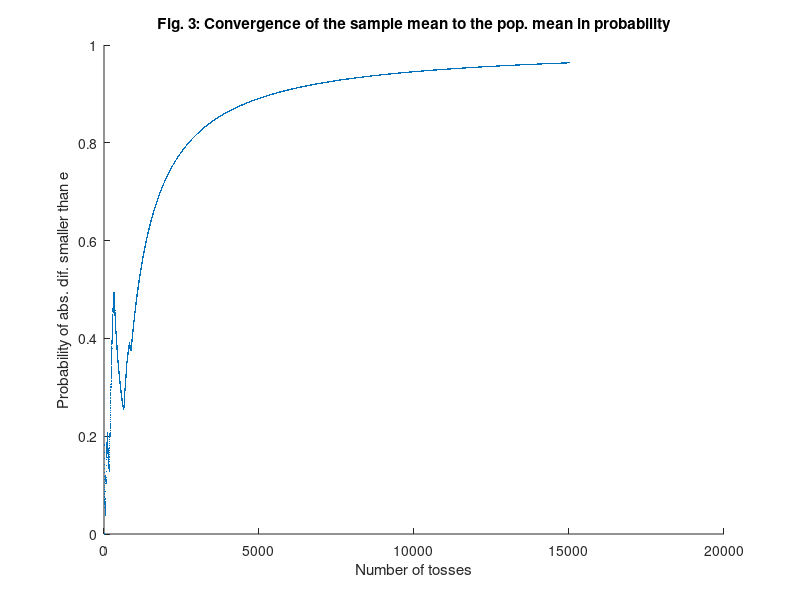

This figure's MATLAB source:
% Empirical exercise - Understanding the LLN using coin toss simulation

% 1. Aim of the exercise
% Understanding the law of large numbers using coin toss simulation. 

% 2. Convergence of the sample mean of coin tosses to the population mean

%% 2.1. Clear the memory
clear;

% 2.2. Set the number of tosses
N_tosses = 15000; % What would happen if you increase this number? 

% 2.3. Create a sequence of tosses
sequence_of_tosses = randi([0,1],[N_tosses,1]); % The same sequence has to be used throughout the exercise. 

% 2.4. Create the sequence of sample means of cumulating tosses in the sequence of tosses
mean_sample = NaN(N_tosses,1); % Create an empty matrix for storing the sequence of sample means of cumulating tosses in the sequence of tosses

for i = 1:N_tosses
    mean_sample(i,1) = mean(sequence_of_tosses(1:i,1));
end

% 2.5. Define the population mean
mean_population = 0.5; 

% 2.6. Plot the sample mean and the population mean against the number of tosses
scatter(1:N_tosses,mean_sample,0.001,'Marker','.')
ylim([0 1]) % Set the range of y axis. 
hold on
line([0,N_tosses],[mean_population,mean_population],'Color','red') 
hold off
title('Fig. 1: Convergence of the sample mean to the population mean')
legend('Sample means of cumulating tosses','Population mean as the sample mean of cumulating tosses in the limit')
ylabel('Sample means of cumulating tosses') % Or, probability of heads if 1 represents heads. 
xlabel('Number of tosses')

%% 2.7. Define the absolute difference and the tolerance parameter
abs_dif = abs(mean_sample-mean_population);
e = 0.01;

% 2.8. Create an indicator of whether the absolute difference is smaller than the tolerance parameter
abs_dif_smaller_than_e_dummy = abs_dif < e;

% 2.9. Plot the indicator against the number of tosses
scatter(1:N_tosses,abs_dif_smaller_than_e_dummy,0.001,'Marker','.')
ylim([-1 2]) 
title('Fig. 2: Cases where the sample mean is close to the population mean')
legend('1 if abs\_dif < e, 0 if abs\_dif > e')
ylabel('Whether the absolute difference is smaller than e') 
xlabel('Number of tosses')

%% 3. Convergence of the sample mean of coin tosses to the population mean in probability

% 3.1. Create an empty matrix for storing probabilities
prob_of_abs_dif_smaller_than_e = NaN(N_tosses,1);

% 3.2. Probability that the absolute difference is larger than the tolerance parameter in samples of cumulating tosses in the sequence of tosses
for i = 1:N_tosses
    prob_of_abs_dif_smaller_than_e(i,1) = mean(abs_dif_smaller_than_e_dummy(1:i,1)); 
end

% 3.3. Plot the probability that the absolute difference is larger than the tolerance parameter against the number of tosses
scatter(1:N_tosses,prob_of_abs_dif_smaller_than_e,0.001,'Marker','.')
ylim([0 1]) 
title('Fig. 3: Convergence of the sample mean to the pop. mean in probability')
ylabel('Probability of abs. dif. smaller than e') 
xlabel('Number of tosses')
